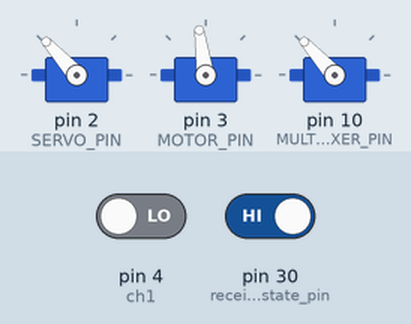
Recording of a sketch running on a simulated Arduino Mega 2560, built with avr-gcc and run on an emulated ATmega2560. Shown: 3 × servo. Inputs (shaded band) come from the test bench; at power-on: pin 30 (receiver_state_pin) HIGH, pin 4 (ch1) LOW.

Above: at 1.2 s.
1.3 s: pin 30 (receiver_state_pin) driven LOW
At 2.4 s:
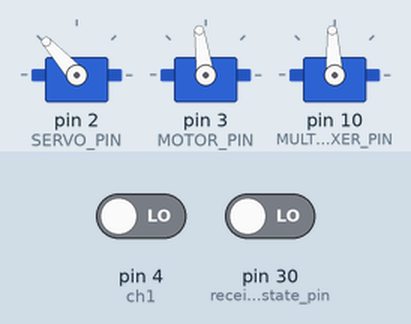
Timing chart, 0 to 4.3 s (numbered marks = the images above; inputs shaded):
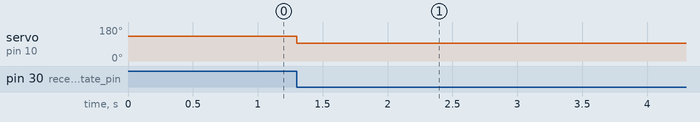

The sketch:

Roar_Node_V2_POLULU.ino
```cpp
#include <string.h>
#include <Servo.h>

int throttle_read = 1500; //global variable for throttle
int steering_read = 1500; //global variable for steering
int throttle_write = 1500; //global variable for throttle
int steering_write = 1500; //global variable for steering
int receiverStateVar = LOW;
char receivedData[100]; //creates variable to store data from jetson (100 is byte size)
char handshake = '&';

class Car {
  public:
    void initArduino();
    void readReceiver();
    void writeToActuators();
    void receiverState();
    void idling();
    void Master_Multiplexer();
    void Slave_Multiplexer();
    float saturateMotor(float x);
    float saturateServo(float x);

  private:

    const int SERVO_PIN = 2;
    const int MOTOR_PIN = 3;
    const int ch1 = 4;
    const int ch2 = 5;
    const int MULTIPLEXER_PIN = 10;
    const int receiver_state_pin = 30;

    Servo throttle;
    Servo steering;
    Servo enable_Multiplexer;

    const int switchingValueMultiplexer = 1700;
    const int MOTOR_MAX = 1750;
    const int MOTOR_MIN = 800;
    const int MOTOR_NEUTRAL = 1500;
    const int THETA_CENTER = 1500;
    const int THETA_MAX = 3000;
    const int THETA_MIN = 0;

    uint16_t microseconds2PWM(uint16_t microseconds);
};

Car car;

void setup() {
  Serial.begin(115200);
  car.initArduino();
}

//Main Program
void loop() {
  car.receiverState();
  // Serial.print(receiverStateVar); Debugging purposes.
  if (receiverStateVar == LOW) {
    car.Master_Multiplexer(); //switches to MASTER on POLULU multiplexer
  } else if (receiverStateVar == HIGH) {
    car.Slave_Multiplexer(); //switches to SLAVE on POLULU multiplexer
  }

  if (receiverStateVar == LOW) {
    car.readReceiver(); //reads reciever data.
    Serial.print(car.saturateMotor(throttle_read));
    Serial.print(" ");
    Serial.print(car.saturateServo(steering_read));
    // Serial.print(" ");
    // Serial.print(receiverStateVar);
    Serial.println();
  } else if (receiverStateVar == HIGH) {
    throttle_write = 1550;
    steering_write = 1900;
    car.writeToActuators();

    // NEW REQUIRED FORMAT: "HANDSHAKE" "PWMTHROTTLE" "STEERINGIN"
    // (neutral formatting): & 1500 1500

    //    byte size = Serial.readBytes(receivedData, 100); //reads serial data into buffer and times out after 100ms
    //    receivedData[size] = 0; //end of the string can be specified with a 0.
    //    char *s = strtok(receivedData, " "); //allows string to be broken into tokens by " ".
    //    if (s[0] == handshake) {
    //      s = strtok(NULL, " ");
    //      if (s != NULL) throttle_read = atoi(s); //sets variable to received data and converts ASCII to integer if message is not empty
    //      s = strtok(NULL, " ");
    //      if (s != NULL) steering_read = atoi(s); //sets variable to received data and converts ASCII to integer if message is not empty
    //      steering_read = steering_write;
    //      throttle_read = throttle_write;
    //      car.writeToActuators(); //writes actuation variables to servo and ESC.
    //    } else {
    //      car.idling();
    //    }
  }
}

void Car::initArduino() {
  steering.attach(SERVO_PIN);
  throttle.attach(MOTOR_PIN);
  enable_Multiplexer.attach(MULTIPLEXER_PIN);
  pinMode(ch1, INPUT);
  pinMode(ch2, INPUT);
  pinMode(receiver_state_pin, INPUT);
}

void Car::receiverState() {
  receiverStateVar = digitalRead(receiver_state_pin);
}

void Car::readReceiver() {
  steering_read = pulseIn (ch1, HIGH, 10000000UL);
  throttle_read = pulseIn (ch2, HIGH, 10000000UL);
}

float Car::saturateMotor(float x) {
  if (x > MOTOR_MAX) {
    x = MOTOR_MAX;
  }
  if (x < MOTOR_MIN) {
    x = MOTOR_MIN;
  }
  return x;
}

float Car::saturateServo(float x) {
  if (x > THETA_MAX) {
    x = THETA_MAX;
  }
  if (x < THETA_MIN) {
    x = THETA_MIN;
  }
  return x;
}

void Car::writeToActuators() {
  throttle.writeMicroseconds( (uint16_t) ( throttle_write ) );
  steering.writeMicroseconds( (uint16_t) ( steering_write ) );
}

void Car::idling() {
  throttle.writeMicroseconds( (uint16_t) MOTOR_NEUTRAL );
  steering.writeMicroseconds( (uint16_t) THETA_CENTER  );
}

void Car::Slave_Multiplexer() {
  enable_Multiplexer.writeMicroseconds((switchingValueMultiplexer + 200));
}

void Car::Master_Multiplexer() {
  enable_Multiplexer.writeMicroseconds((switchingValueMultiplexer - 200));
}
```

Measured:
- after the input at 1.3 s, servo on pin 10 (MULTIPLEXER_PIN): 132° → 93° at once
